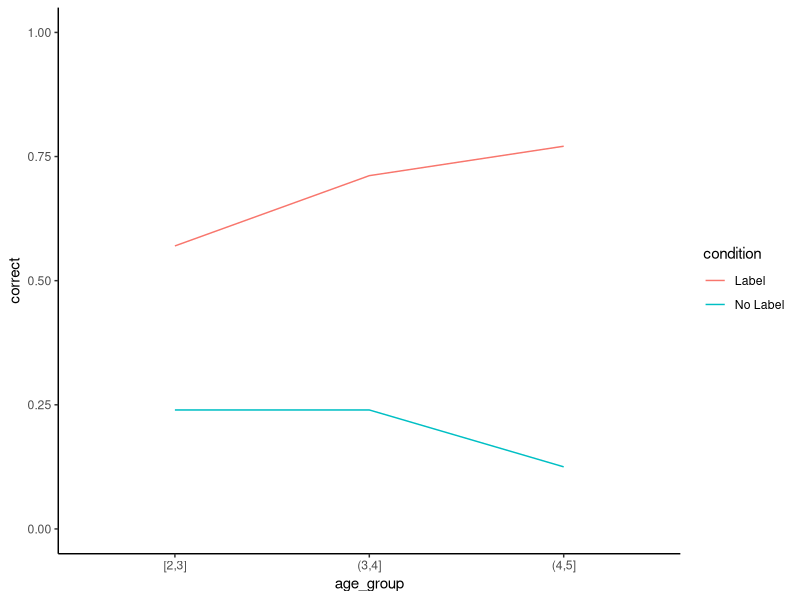

The R source for this figure:
## ---- chunk 1
library(tidyverse)
knitr::opts_chunk$set(echo = TRUE, cache=TRUE)
## ---- chunk 2
mtcars$mpg %>% mean
## ---- chunk 3
gpm <- function (mpg) {1/mpg} # gallons per mile, maybe better than miles per gallon. 

round(mean(gpm(mtcars$mpg)), digits = 2)

# how do we do this with pipes? 
## ---- chunk 4
sgf <- read_csv("data/stiller_scales_data.csv")
sgf
## ---- chunk 5
summary(sgf)
## ---- chunk 6
sgf %>%
  filter(age >= 2, 
         age < 3) 
## ---- chunk 7

## ---- chunk 8
sgf <- sgf %>%
  mutate(age_group = cut(age, 2:5, include.lowest = TRUE))

head(sgf$age_group)
## ---- chunk 9
sgf %>%
  group_by(age_group) 
## ---- chunk 10
## DO NOT DO THIS!!!
# foo <- initialize_the_thing_being_bound()
# for (i in 1:length(unique(sgf$item))) {
#   for (j in 1:length(unique(sgf$condition))) {
#     this_data <- sgf[sgf$item == unique(sgf$item)[i] & 
#                       sgf$condition == unique(sgf$condition)[n],]
#     do_a_thing(this_data)
#     bind_together_somehow(this_data)
#   }
# }

sgf %>%
  summarise(correct = mean(correct))
## ---- chunk 11
sgf %>%
  summarise(correct = mean(correct), 
            n_observations = length(subid))
## ---- chunk 12
sgf_means <- sgf %>%
  group_by(age_group, condition) %>%
  summarise(correct = mean(correct), 
            n_observations = length(subid))
sgf_means
## ---- chunk 13
ggplot(sgf_means, 
       aes(x = age_group, y = correct, col = condition, group = condition)) + 
  geom_line() + 
  ylim(0,1) +
  theme_classic()
## ---- chunk 14

## ---- chunk 15
sgf_wide <- read_csv("data/sgf_wide.csv")
head(sgf_wide)
## ---- chunk 16
sgf_tidy <- sgf_wide %>% 
  pivot_longer(beds:pasta, 
               names_to = "item", 
               values_to = "correct")
sgf_tidy
